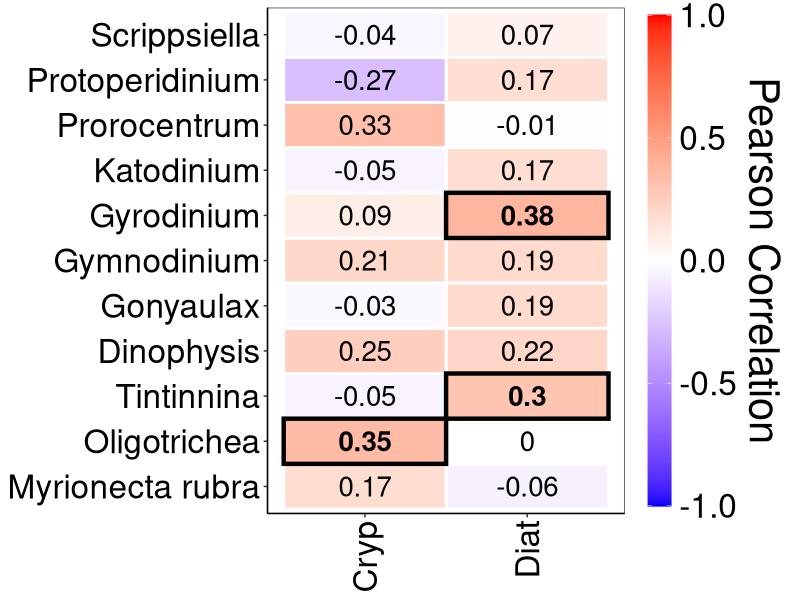
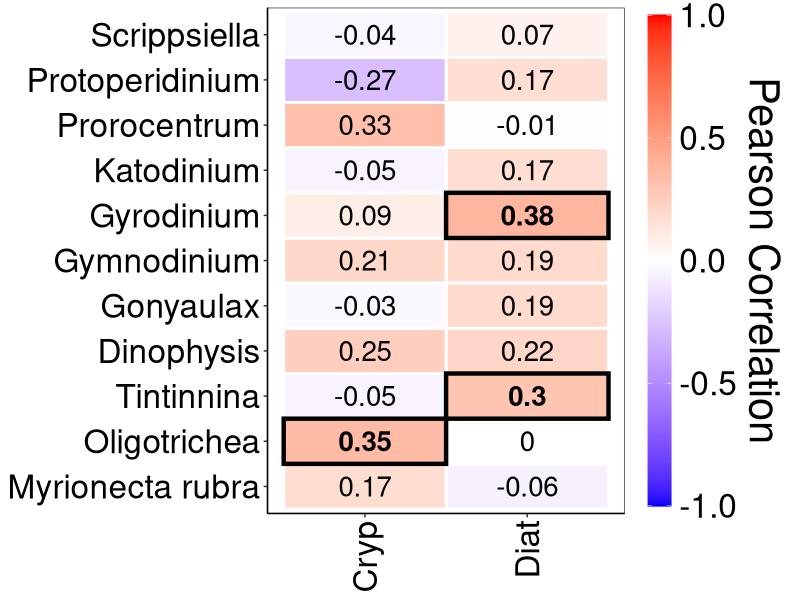

Source code (R) for these figures, in order:
## ---- chunk 1
library(tidyverse)
library(readxl)
library(here)
library(patchwork)
library(RColorBrewer)
library(ggpubr)
library(broom)
## ---- chunk 2
#Upload data from my master data standardization sheet
micro <- read_csv(here("outputs", "micro_all_2022-11-25.csv")) 

#Uploading chl data that has been converted to TChla
chl <- read_csv(here("files", "chemtax_2023-04-14.csv"))


## ---- chunk 3
#Dinoflagellate species known to feed on diatoms
#Gonyaulax (skeletonema)
#Gymnodinium (skel + chain diatoms)
#Gyrodinium (diatom chains)
#Prorocentrum(skel)
#Protoperidinium (medium to large diatoms and dinoflagellates - 30-80%)
#Scrippsiella trochoideas (Skel)
#Oligotrichea (ciliate)
#Myrionecta rubra (cryptophytes)
#Dinophysis (Cryptophytes)
#Tintinnina (Ciliate)
#Fecal

#Things to correlate against 
#TChla
#S.mar (small)
#S.mar (large)
#S.mar (total)
#diatom abundance 
#Cryptophyte abundance

#First do the summarizing and filtering for each grouping I want correlated against.
d_sum <- micro %>% 
  filter(group == "Bacillariophyta") %>% 
  group_by(date, site_id) %>% 
  summarise(exp_count = sum(species_sum)) %>% 
  ungroup() %>% 
  mutate(scientificName = "Diatom sum") %>% 
  relocate(scientificName, .before = exp_count)

c_sum <- micro %>% 
  filter(group == "Cryptophyta") %>% 
  group_by(date, site_id) %>% 
  summarise(exp_count = sum(species_sum)) %>% 
  ungroup() %>% 
  mutate(scientificName = "crypto sum") %>% 
  relocate(scientificName, .before = exp_count)



cor_exp <- rbind(d_sum, c_sum)

cor_het <- micro %>% 
  filter(genus == "Gonyaulax" |
           genus == "Gymnodinium" |
           genus == "Gyrodinium" |
           genus == "Prorocentrum" |
           genus == "Protoperidinium" |
           genus == "Scrippsiella" |
           genus == "Dinophysis" |
           genus == "Katodinium") %>% 
  group_by(date, site_id, genus) %>% 
  summarise(het_count = sum(species_sum)) %>% 
  select(date, site_id, name = genus, het_count)



cor_het2 <- micro %>%
  filter(group == "Ciliophora") %>% 
  select(date, site_id, name = scientificName, het_count = species_sum)

cor_het4 <- rbind(cor_het, cor_het2)
           


## ---- chunk 4
data <- cor_het4 %>% 
  left_join(cor_exp)

data_nest <- data %>% 
  group_by(name, scientificName) %>%
  nest()

head(data_nest)

str(head(slice(data_nest, 1)))

cor_fun <- function(df) cor.test(df$het_count,
                                 df$exp_count,
                                 method = "pearson") %>% tidy()

data_nest <- mutate(data_nest, model = map(data, cor_fun))

corr_pr <- select(data_nest, -data) %>% unnest()

corr_pr

corr_pr <- mutate(corr_pr, sig = ifelse(p.value < 0.05, "Sig.", "Non Sig."))
## ---- chunk 5
#Order locations from fjord to shelf
het_loc <- c("fecal",
               "Myrionecta rubra",
               "Oligotrichea",
               "Tintinnina",
               "Dinophysis",
               "Gonyaulax",
               "Gymnodinium",
               "Gyrodinium",
               "Katodinium",
               "Prorocentrum",
               "Protoperidinium",
               "Scrippsiella")

#Chemtax - Specify order of phyto groups for figures
corr_pr <- arrange(mutate(corr_pr,
                         name = factor(name, levels = het_loc)))

## ---- chunk 6
ggplot()+
  geom_tile(data = corr_pr,
            aes(scientificName, name, fill = estimate),
            size = 1,
            colour = "white")+
  geom_tile(data = filter(corr_pr, sig == "Sig."),
            aes(scientificName, name),
            size = 1.5,
            colour = "black",
            fill = "transparent") +
  geom_text(data = corr_pr,
            aes(scientificName, name, label = round(estimate, 2), 
                fontface = ifelse(sig == "Sig.", "bold", "plain")),
            size = 7) +
  scale_x_discrete(labels = c("crypto sum" = "Cryp", 
                              "Diatom sum" = "Diat",
                              "Skeletonema marinoi large" = "S.mar.L",
                              "Skeletonema marinoi small" = "S.mar.S",
                              "Skeletonema marinoi sum" = "S.mar.")) +
  scale_fill_gradient2(low = "blue", high = "red", mid = "white", 
                       midpoint = 0, limit = c(-1 , 1), space = "Lab", 
                       name = "Pearson Correlation") +
  theme_bw() +
  theme(text = element_text(size = 30),
        axis.title.x = element_blank(),
        strip.background = element_blank(),
        strip.text.y = element_blank(),
        axis.text.x = element_text(angle = 90, vjust = 0.5, hjust = 1),
        axis.title.y = element_blank(),
        axis.text = element_text(colour = "black"),
        panel.grid.major = element_blank(),
        panel.grid.minor = element_blank(),
        panel.background = element_blank(),
        # legend.position = c(0.03, 0.30),
        legend.direction = "vertical",
        axis.line = element_line(colour = "black"),
        legend.background = element_blank(),
        legend.key.height = unit(2.5, "cm"),
        legend.title = element_text(size = 30, angle = -90),
        legend.title.align = 0.5) +
        guides(fill = guide_colourbar(title.position = "right")) 

ggsave(here("figures_good", "correlations_heterotrophs_pearson_katodinium.png"),
       width = 12, height = 12, dpi = 300)

# https://dominicroye.github.io/en/2019/tidy-correlation-tests-in-r/
